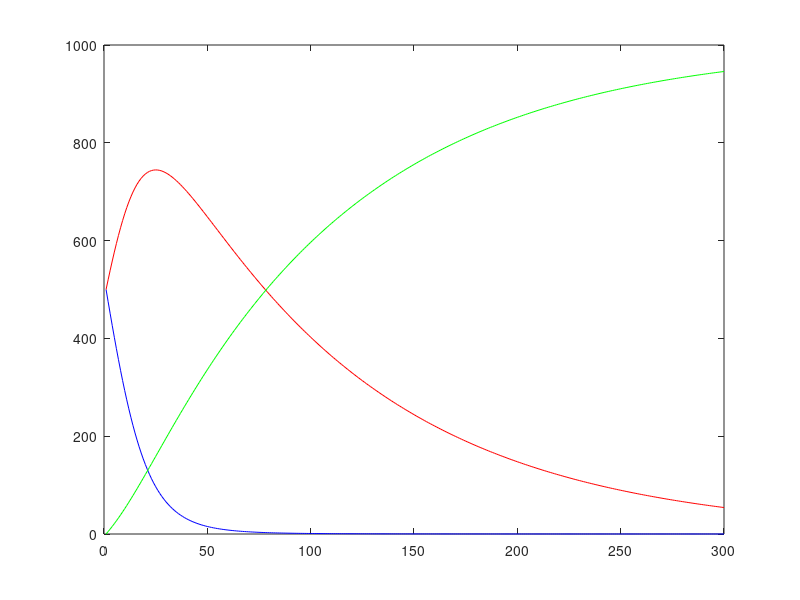

MATLAB code for this plot:
clear;

s(1) = 500;
i(1) = 500;
r(1) = 0;

beta = 0.0001;
gamma = 0.01;

dt = 1;

for t = 2:300
    ds = - beta * i(t-1) * s(t-1);
    di = beta * i(t-1) * s(t-1) - gamma * i(t-1);
    dr = gamma * i(t-1);
    s(t) = s(t-1) + dt*ds;
    i(t) = i(t-1) + dt*di;
    r(t) = r(t-1) + dt*dr;
end

plot(s, 'b');
hold on;
plot(i, 'r');
plot(r, 'g');